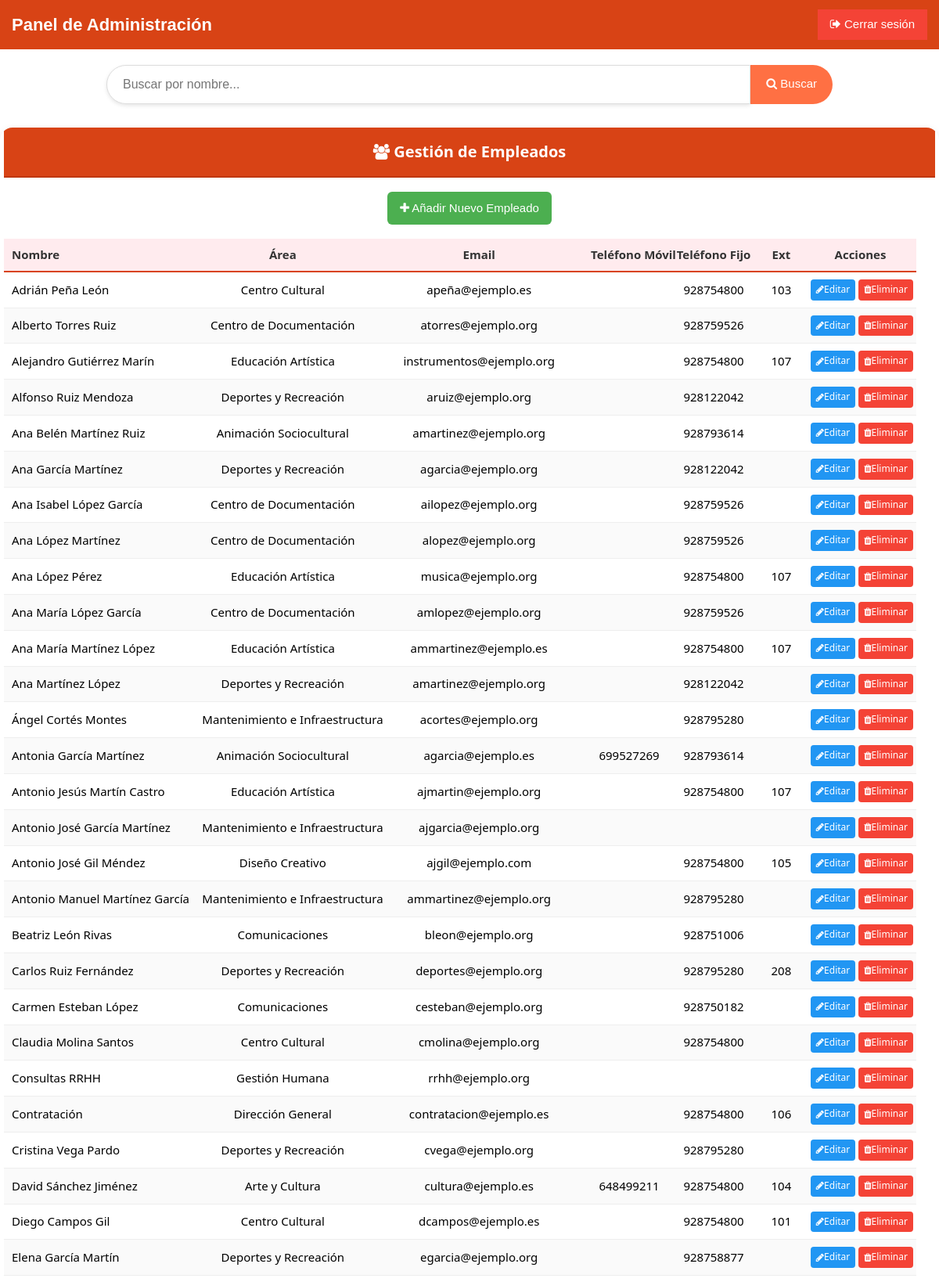
Page /admin/indexadminpanel.php (signed in, upper part) on the committed database.
### tables this page shows
CREATE TABLE `empleados` (
  `Id` int(10) NOT NULL AUTO_INCREMENT,
  `nombre_apellidos` varchar(255) NOT NULL,
  `email` varchar(255) NOT NULL,
  `telefono_movil` int(9) DEFAULT NULL,
  `extension` int(4) DEFAULT NULL,
  `idArea` int(10) DEFAULT NULL,
  `telefono_fijo` int(9) DEFAULT NULL,
  PRIMARY KEY (`Id`),
  KEY `idArea` (`idArea`),
  CONSTRAINT `empleados_ibfk_1` FOREIGN KEY (`idArea`) REFERENCES `area` (`Id`)
);

CREATE TABLE `area` (
  `Id` int(10) NOT NULL AUTO_INCREMENT,
  `nombre_area` varchar(255) NOT NULL,
  PRIMARY KEY (`Id`)
);

### admin/indexadminpanel.php (the view, shortened to what this page needs)
<?php
require_once(__DIR__ . '/../includes/conexion.php');
$search = isset($_GET['search']) ? trim($_GET['search']) : '';
$sql = "SELECT e.Id, e.nombre_apellidos, e.extension,
               e.telefono_fijo, e.telefono_movil,
               e.email, a.nombre_area
        FROM empleados e
        LEFT JOIN area a ON e.idArea = a.Id";
$sql .= " ORDER BY e.nombre_apellidos ASC";
$stmt = $conn->prepare($sql);
$stmt->execute();
$result = $stmt->get_result();
$empleados = $result->fetch_all(MYSQLI_ASSOC);
?>
<!DOCTYPE html>
<html lang="es">
<head>
    <link rel="stylesheet" href="../css/w3.css">
    <link rel="stylesheet" href="../css/font-awesome/css/font-awesome.min.css">
    <link rel="stylesheet" href="../css/admin-styles.css">
</head>
<body>
<div class="admin-bar">
    <div class="admin-title">Panel de Administración</div>
    <div class="admin-controls">
        <a href="logout.php" class="w3-button w3-red">
            <i class="fa fa-sign-out"></i> Cerrar sesión
        </a>
    </div>
</div>
<div class="search-container">
    <form method="GET" action="indexadminpanel.php" class="w3-container" style="width:100%; display:flex;">
        <input type="text" name="search" class="search-input"
               placeholder="Buscar por nombre..."
               value="<?= htmlspecialchars($search) ?>">
        <button type="submit" class="search-btn">
            <i class="fa fa-search"></i> Buscar
        </button>
    </form>
</div>
<div class="admin-table-wrapper">
    <div class="admin-table-title">
        <i class="fa fa-users"></i> Gestión de Empleados
    </div>
    <a href="add_employee.php" class="add-btn">
        <i class="fa fa-plus"></i> Añadir Nuevo Empleado
    </a>
    <table class="admin-table">
        <thead>
            <tr>
                <th>Nombre</th>
                <th>Área</th>
                <th>Email</th>
                <th>Teléfono Móvil</th>
                <th>Teléfono Fijo</th>
                <th>Ext</th>
                <th>Acciones</th>
            </tr>
        </thead>
        <tbody>
            <?php if (count($empleados) > 0): ?>
                <?php foreach ($empleados as $empleado): ?>
                    <tr>
                        <td><?= htmlspecialchars($empleado['nombre_apellidos']) ?></td>
                        <td><?= htmlspecialchars($empleado['nombre_area'] ?? 'Sin área') ?></td>
                        <td><?= nl2br(htmlspecialchars($empleado['email'])) ?></td>
                        <td><?= htmlspecialchars($empleado['telefono_movil'] ?? '') ?></td>
                        <td><?= htmlspecialchars($empleado['telefono_fijo'] ?? '') ?></td>
                        <td><?= htmlspecialchars($empleado['extension'] ?? '') ?></td>
                        <td>
                            <a href="edit_employee.php?id=<?= $empleado['Id'] ?>" class="action-btn edit-btn">
                                <i class="fa fa-pencil"></i> Editar
                            </a>
                            <form method="POST" action="indexadminpanel.php" style="display: inline;">
                                <button type="submit" class="action-btn delete-btn"
                                        onclick="return confirm('¿Estás seguro de que deseas eliminar a <?= htmlspecialchars(addslashes($empleado['nombre_apellidos'])) ?>?')">
                                    <i class="fa fa-trash"></i> Eliminar
                                </button>
                            </form>
                        </td>
                    </tr>
                <?php endforeach; ?>
            <?php endif; ?>
        </tbody>
    </table>
</div>
</body>
</html>

### CSS/w3.css (style rules this page uses)
*,*:before,*:after { box-sizing:inherit }
html { -ms-text-size-adjust:100%;-webkit-text-size-adjust:100% }
body { margin:0 }
a { background-color:transparent }
button,input,select,textarea,optgroup { font:inherit;margin:0 }
button,input { overflow:visible }
button,select { text-transform:none }
button,[type=button],[type=reset],[type=submit] { -webkit-appearance:button }
html,body { font-family:Verdana,sans-serif;font-size:15px;line-height:1.5 }
html { overflow-x:hidden }
a { color:inherit }
.w3-btn,.w3-button { border:none;display:inline-block;padding:8px 16px;vertical-align:middle;overflow:hidden;text-decoration:none;color:inherit;background-color:inherit;text-align:center;cursor:pointer;white-space:nowrap }
.w3-btn,.w3-button { -webkit-touch-callout:none;-webkit-user-select:none;-khtml-user-select:none;-moz-user-select:none;-ms-user-select:none;user-select:none }
.w3-container:after,.w3-container:before,.w3-panel:after,.w3-panel:before,.w3-row:after,.w3-row:before,.w3-row-padding:after,.w3-row-padding:before, .w3-cell-row:before,.w3-cell-row:after,.w3-clear:after,.w3-clear:before,.w3-bar:before,.w3-bar:after { content:"";display:table;clear:both }
.w3-container,.w3-panel { padding:0.01em 16px }
.w3-red,.w3-hover-red:hover { color:#fff!important;background-color:#f44336!important }

### rows in the picture
empleados: nombre_apellidos "Adrián Peña León", idArea.nombre_area "Centro Cultural", email "apeña@ejemplo.es", telefono_fijo "928754800", extension "103"
empleados: nombre_apellidos "Alberto Torres Ruiz", idArea.nombre_area "Centro de Documentación", email "atorres@ejemplo.org", telefono_fijo "928759526"
empleados: nombre_apellidos "Alejandro Gutiérrez Marín", idArea.nombre_area "Educación Artística", email "instrumentos@ejemplo.org", telefono_fijo "928754800", extension "107"
empleados: nombre_apellidos "Alfonso Ruiz Mendoza", idArea.nombre_area "Deportes y Recreación", email "aruiz@ejemplo.org", telefono_fijo "928122042"
empleados: nombre_apellidos "Ana Belén Martínez Ruiz", idArea.nombre_area "Animación Sociocultural", email "amartinez@ejemplo.org", telefono_fijo "928793614"
empleados: nombre_apellidos "Ana García Martínez", idArea.nombre_area "Deportes y Recreación", email "agarcia@ejemplo.org", telefono_fijo "928122042"
empleados: nombre_apellidos "Ana Isabel López García", idArea.nombre_area "Centro de Documentación", email "ailopez@ejemplo.org", telefono_fijo "928759526"
empleados: nombre_apellidos "Ana López Martínez", idArea.nombre_area "Centro de Documentación", email "alopez@ejemplo.org", telefono_fijo "928759526"
empleados: nombre_apellidos "Ana López Pérez", idArea.nombre_area "Educación Artística", email "musica@ejemplo.org", telefono_fijo "928754800", extension "107"
empleados: nombre_apellidos "Ana María López García", idArea.nombre_area "Centro de Documentación", email "amlopez@ejemplo.org", telefono_fijo "928759526"
empleados: nombre_apellidos "Ana María Martínez López", idArea.nombre_area "Educación Artística", email "ammartinez@ejemplo.es", telefono_fijo "928754800", extension "107"
empleados: nombre_apellidos "Ana Martínez López", idArea.nombre_area "Deportes y Recreación", email "amartinez@ejemplo.org", telefono_fijo "928122042"
empleados: nombre_apellidos "Ángel Cortés Montes", idArea.nombre_area "Mantenimiento e Infraestructura", email "acortes@ejemplo.org", telefono_fijo "928795280"
empleados: nombre_apellidos "Antonia García Martínez", idArea.nombre_area "Animación Sociocultural", email "agarcia@ejemplo.es", telefono_movil "699527269", telefono_fijo "928793614"
empleados: nombre_apellidos "Antonio Jesús Martín Castro", idArea.nombre_area "Educación Artística", email "ajmartin@ejemplo.org", telefono_fijo "928754800", extension "107"
empleados: nombre_apellidos "Antonio José García Martínez", idArea.nombre_area "Mantenimiento e Infraestructura", email "ajgarcia@ejemplo.org"
empleados: nombre_apellidos "Antonio José Gil Méndez", idArea.nombre_area "Diseño Creativo", email "ajgil@ejemplo.com", telefono_fijo "928754800", extension "105"
empleados: nombre_apellidos "Antonio Manuel Martínez García", idArea.nombre_area "Mantenimiento e Infraestructura", email "ammartinez@ejemplo.org", telefono_fijo "928795280"
empleados: nombre_apellidos "Beatriz León Rivas", idArea.nombre_area "Comunicaciones", email "bleon@ejemplo.org", telefono_fijo "928751006"
empleados: nombre_apellidos "Carlos Ruiz Fernández", idArea.nombre_area "Deportes y Recreación", email "deportes@ejemplo.org", telefono_fijo "928795280", extension "208"
empleados: nombre_apellidos "Carmen Esteban López", idArea.nombre_area "Comunicaciones", email "cesteban@ejemplo.org", telefono_fijo "928750182"
empleados: nombre_apellidos "Claudia Molina Santos", idArea.nombre_area "Centro Cultural", email "cmolina@ejemplo.org", telefono_fijo "928754800"
empleados: nombre_apellidos "Consultas RRHH", idArea.nombre_area "Gestión Humana", email "rrhh@ejemplo.org"
empleados: nombre_apellidos "Contratación", idArea.nombre_area "Dirección General", email "contratacion@ejemplo.es", telefono_fijo "928754800", extension "106"
empleados: nombre_apellidos "Cristina Vega Pardo", idArea.nombre_area "Deportes y Recreación", email "cvega@ejemplo.org", telefono_fijo "928795280"
empleados: nombre_apellidos "David Sánchez Jiménez", idArea.nombre_area "Arte y Cultura", email "cultura@ejemplo.es", telefono_movil "648499211", telefono_fijo "928754800", extension "104"
empleados: nombre_apellidos "Diego Campos Gil", idArea.nombre_area "Centro Cultural", email "dcampos@ejemplo.es", telefono_fijo "928754800", extension "101"
empleados: nombre_apellidos "Elena García Martín", idArea.nombre_area "Deportes y Recreación", email "egarcia@ejemplo.org", telefono_fijo "928758877"
